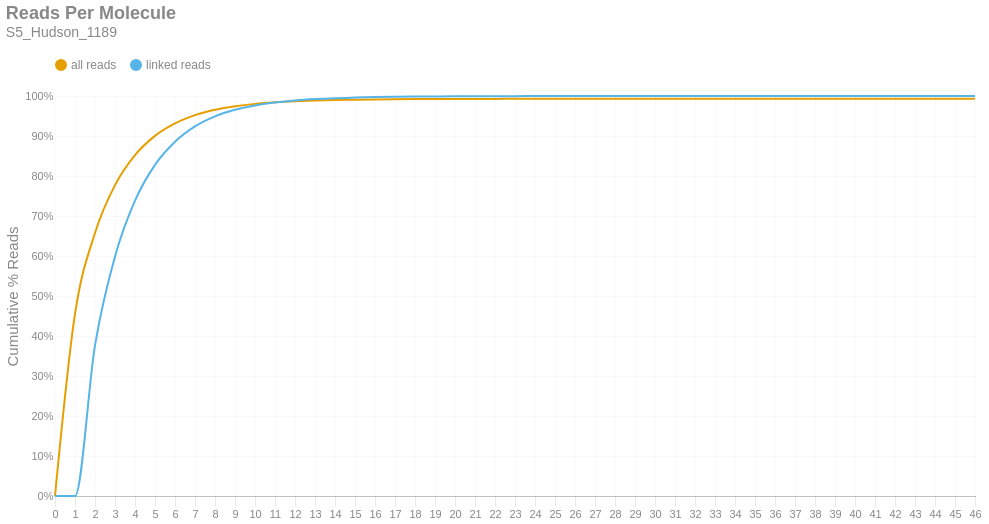

Notebook source saved alongside this figure:
### Markdown cell above
### Reads per Molecule
This chart shows the cumulative distribution of the number of reads per linked molecule. That is, how many alignments are associated with a unique molecule. This excludes the number of reads associated with invalid or absent linked-read barcodes. The `linked` histogram is the percentages recalculated when disregarding singletons.

### Code cell
if SKIPLR:
    print_html(f"Skipped")
else:
    counts = np.bincount(valids['reads'].cast(pl.Int64).to_numpy())
    weighted = counts * np.arange(len(counts))
    all_perc = weighted / n_reads
    linked_perc = weighted / n_linked_reads
    linked_perc[1] = 0
    binned_df = pl.DataFrame({
        'readsper': list(range(len(counts))),
        'all reads (cumsum)': np.cumsum(all_perc).tolist(),
        'linked reads (cumsum)': np.cumsum(linked_perc).tolist(),
    })

    with SafeRender(binned_df):
        (
            density_plot(binned_df, 'Reads Per Molecule', samplename, 'readspmol')
            .encode(
                x=alt.X('readsper:O', title=None).axis(labelAngle=0).scale(padding=0),
                y=alt.Y('value:Q', title='Cumulative % Reads').axis(format='%').stack(False),
                color=alt.Color("key:N").scale(domain=["all reads", "linked reads"]),
                tooltip=[
                    alt.Tooltip("key:N", title="Data Type"),
                    alt.Tooltip("readsper:O", title="Reads Per Molecule"),
                    alt.Tooltip("value:Q", format=".2%", title="% Reads (Cum.)")
                ]            
            )
        ).display()

### Figure 1 — Vega-Lite specification as saved in the notebook (floating-point values rounded to 4 significant figures)
{"width": "container", "height": 400, "config": {"title": {"anchor": "start", "dy": -15, "fontSize": 18, "color": "#888888", "subtitleColor": "#888888", "subtitleFontSize": 14}, "arc": {"fill": "#0072B2"}, "axis": {"domainColor": "#888888", "domainWidth": 0.5, "gridWidth": 0.2, "grid": false, "titleFontWeight": 400, "titleFontSize": 15, "labelFontSize": 11, "labelColor": "#888888", "tickColor": "#888888", "tickWidth": 0.2, "titleColor": "#888888"}, "axisBand": {"grid": false}, "axisX": {"grid": true, "tickSize": 10, "domainCap": "round"}, "axisY": {"domain": false, "grid": true, "tickSize": 0, "domainCap": "round"}, "background": "transparent", "header": {"labelFontSize": 15, "labelColor": "#888888", "titleFontSize": 15, "titleFontWeight": 600, "titleColor": "#888888"}, "legend": {"labelFont": "sans-serif", "labelFontSize": 12, "labelColor": "#888888", "symbolSize": 100, "symbolType": "circle", "titleFontSize": 12, "titlePadding": 10, "titleColor": "#888888", "title": null, "orient": "top"}, "range": {"category": ["#E69F00", "#56B4E9", "#009E73", "#F0E442", "#0072B2", "#D55E00", "#CC79A7", "#000000"], "diverging": ["#cfe8f3", "#a2d4ec", "#73bfe2", "#46abdb", "#1696d2", "#12719e"]}, "area": {"fill": "#0072B2", "fillOpacity": 0.7, "line": true, "strokeOpacity": 0.7}, "line": {"color": "#0072B2", "stroke": "#0072B2", "strokeWidth": 2}, "trail": {"color": "#0072B2", "stroke": "#0072B2", "strokeWidth": 0, "size": 1}, "point": {"filled": true, "fillOpacity": 1.0, "size": 95}, "text": {"color": "#888888", "fontSize": 11, "align": "right", "fontWeight": 400, "size": 11}, "bar": {"fill": "#0072B2", "stroke": null}, "view": {"stroke": null, "continuousWidth": 660, "continuousHeight": 400}}, "data": {"name": "data-55ad6a67bc3d2a865d3cf87e5643f8a9"}, "mark": {"type": "line", "interpolate": "monotone", "point": {"opacity": 0, "size": 275}}, "encoding": {"color": {"field": "key", "scale": {"domain": ["all reads", "linked reads"]}, "type": "nominal"}, "tooltip": [{"field": "key", "title": "Data Type", "type": "nominal"}, {"field": "readsper", "title": "Reads Per Molecule", "type": "ordinal"}, {"field": "value", "format": ".2%", "title": "% Reads (Cum.)", "type": "quantitative"}], "x": {"axis": {"labelAngle": 0}, "field": "readsper", "scale": {"padding": 0}, "title": null, "type": "ordinal"}, "y": {"axis": {"format": "%"}, "field": "value", "stack": false, "title": "Cumulative % Reads", "type": "quantitative"}}, "params": [{"name": "param_c36ac31b6afebe62", "select": {"type": "point", "fields": ["key"]}, "bind": "legend"}], "title": {"text": "Reads Per Molecule", "subtitle": "S5_Hudson_1189"}, "transform": [{"fold": ["all reads (cumsum)", "linked reads (cumsum)"]}, {"calculate": "replace(datum.key, ' (cumsum)', '')", "as": "key"}, {"filter": {"param": "param_c36ac31b6afebe62"}}], "usermeta": {"embedOptions": {"downloadFileName": "S5_Hudson_1189.readspmol"}}, "$schema": "https://vega.github.io/schema/vega-lite/v6.1.0.json", "datasets": {"data-55ad6a67bc3d2a865d3cf87e5643f8a9": [{"readsper": 0, "all reads (cumsum)": 0.0, "linked reads (cumsum)": 0.0}, {"readsper": 1, "all reads (cumsum)": 0.4551, "linked reads (cumsum)": 0.0}, {"readsper": 2, "all reads (cumsum)": 0.6576, "linked reads (cumsum)": 0.3765}, {"readsper": 3, "all reads (cumsum)": 0.7771, "linked reads (cumsum)": 0.5986}, {"readsper": 4, "all reads (cumsum)": 0.8522, "linked reads (cumsum)": 0.7383}, {"readsper": 5, "all reads (cumsum)": 0.9004, "linked reads (cumsum)": 0.8278}, {"readsper": 6, "all reads (cumsum)": 0.9315, "linked reads (cumsum)": 0.8857}, {"readsper": 7, "all reads (cumsum)": 0.9522, "linked reads (cumsum)": 0.9241}, {"readsper": 8, "all reads (cumsum)": 0.9657, "linked reads (cumsum)": 0.9492}, {"readsper": 9, "all reads (cumsum)": 0.9744, "linked reads (cumsum)": 0.9654}, {"readsper": 10, "all reads (cumsum)": 0.9803, "linked reads (cumsum)": 0.9764}, {"readsper": 11, "all reads (cumsum)": 0.9842, "linked reads (cumsum)": 0.9835}, {"readsper": 12, "all reads (cumsum)": 0.987, "linked reads (cumsum)": 0.9888}, {"readsper": 13, "all reads (cumsum)": 0.9888, "linked reads (cumsum)": 0.9922}, {"readsper": 14, "all reads (cumsum)": 0.9901, "linked reads (cumsum)": 0.9946}, {"readsper": 15, "all reads (cumsum)": 0.9909, "linked reads (cumsum)": 0.9961}, {"readsper": 16, "all reads (cumsum)": 0.9915, "linked reads (cumsum)": 0.9972}, {"readsper": 17, "all reads (cumsum)": 0.9919, "linked reads (cumsum)": 0.998}, {"readsper": 18, "all reads (cumsum)": 0.9922, "linked reads (cumsum)": 0.9986}, {"readsper": 19, "all reads (cumsum)": 0.9924, "linked reads (cumsum)": 0.9989}, {"readsper": 20, "all reads (cumsum)": 0.9926, "linked reads (cumsum)": 0.9992}, {"readsper": 21, "all reads (cumsum)": 0.9927, "linked reads (cumsum)": 0.9994}, {"readsper": 22, "all reads (cumsum)": 0.9928, "linked reads (cumsum)": 0.9996}, {"readsper": 23, "all reads (cumsum)": 0.9928, "linked reads (cumsum)": 0.9997}, {"readsper": 24, "all reads (cumsum)": 0.9929, "linked reads (cumsum)": 0.9997}, {"readsper": 25, "all reads (cumsum)": 0.9929, "linked reads (cumsum)": 0.9998}, {"readsper": 26, "all reads (cumsum)": 0.9929, "linked reads (cumsum)": 0.9998}, {"readsper": 27, "all reads (cumsum)": 0.9929, "linked reads (cumsum)": 0.9999}, {"readsper": 28, "all reads (cumsum)": 0.993, "linked reads (cumsum)": 0.9999}, {"readsper": 29, "all reads (cumsum)": 0.993, "linked reads (cumsum)": 0.9999}, {"readsper": 30, "all reads (cumsum)": 0.993, "linked reads (cumsum)": 1.0}, {"readsper": 31, "all reads (cumsum)": 0.993, "linked reads (cumsum)": 1.0}, {"readsper": 32, "all reads (cumsum)": 0.993, "linked reads (cumsum)": 1.0}, {"readsper": 33, "all reads (cumsum)": 0.993, "linked reads (cumsum)": 1.0}, {"readsper": 34, "all reads (cumsum)": 0.993, "linked reads (cumsum)": 1.0}, {"readsper": 35, "all reads (cumsum)": 0.993, "linked reads (cumsum)": 1.0}, {"readsper": 36, "all reads (cumsum)": 0.993, "linked reads (cumsum)": 1.0}, {"readsper": 37, "all reads (cumsum)": 0.993, "linked reads (cumsum)": 1.0}, {"readsper": 38, "all reads (cumsum)": 0.993, "linked reads (cumsum)": 1.0}, {"readsper": 39, "all reads (cumsum)": 0.993, "linked reads (cumsum)": 1.0}, {"readsper": 40, "all reads (cumsum)": 0.993, "linked reads (cumsum)": 1.0}, {"readsper": 41, "all reads (cumsum)": 0.993, "linked reads (cumsum)": 1.0}, {"readsper": 42, "all reads (cumsum)": 0.993, "linked reads (cumsum)": 1.0}, {"readsper": 43, "all reads (cumsum)": 0.993, "linked reads (cumsum)": 1.0}, {"readsper": 44, "all reads (cumsum)": 0.993, "linked reads (cumsum)": 1.0}, {"readsper": 45, "all reads (cumsum)": 0.993, "linked reads (cumsum)": 1.0}, {"readsper": 46, "all reads (cumsum)": 0.993, "linked reads (cumsum)": 1.0}]}}
